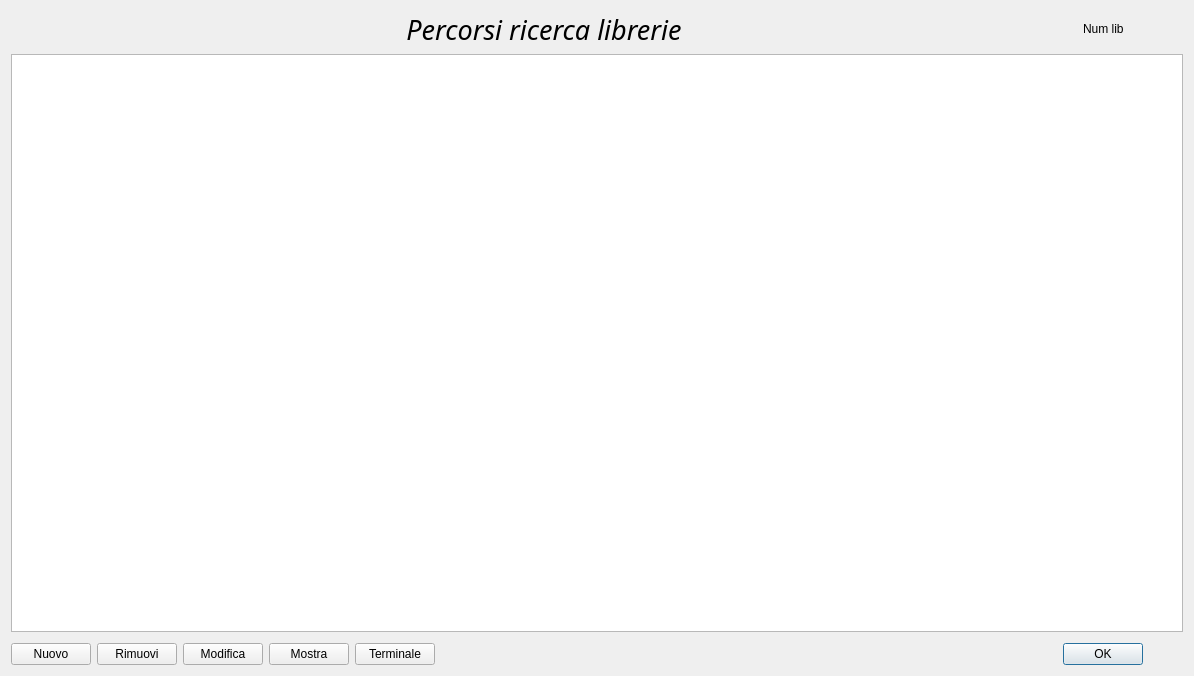
<?xml version="1.0" encoding="UTF-8"?>
<ui version="4.0">
 <class>SearchPathManager</class>
 <widget class="QDialog" name="SearchPathManager">
  <property name="geometry">
   <rect>
    <x>0</x>
    <y>0</y>
    <width>1194</width>
    <height>676</height>
   </rect>
  </property>
  <property name="windowTitle">
   <string>Dialog</string>
  </property>
  <layout class="QVBoxLayout" name="verticalLayout_2">
   <item>
    <layout class="QVBoxLayout" name="verticalLayout">
     <item>
      <layout class="QHBoxLayout" name="horizontalLayout_2">
       <item>
        <widget class="QLabel" name="label">
         <property name="font">
          <font>
           <family>Ubuntu Mono</family>
           <pointsize>20</pointsize>
           <italic>true</italic>
          </font>
         </property>
         <property name="text">
          <string>Percorsi ricerca librerie</string>
         </property>
         <property name="alignment">
          <set>Qt::AlignCenter</set>
         </property>
        </widget>
       </item>
       <item>
        <widget class="QLabel" name="librariesCount">
         <property name="maximumSize">
          <size>
           <width>100</width>
           <height>20</height>
          </size>
         </property>
         <property name="text">
          <string>Num lib</string>
         </property>
        </widget>
       </item>
      </layout>
     </item>
     <item>
      <widget class="QListWidget" name="pathList"/>
     </item>
     <item>
      <spacer name="verticalSpacer">
       <property name="orientation">
        <enum>Qt::Vertical</enum>
       </property>
       <property name="sizeType">
        <enum>QSizePolicy::Preferred</enum>
       </property>
       <property name="sizeHint" stdset="0">
        <size>
         <width>20</width>
         <height>5</height>
        </size>
       </property>
      </spacer>
     </item>
     <item>
      <layout class="QHBoxLayout" name="horizontalLayout">
       <property name="sizeConstraint">
        <enum>QLayout::SetFixedSize</enum>
       </property>
       <item>
        <widget class="QPushButton" name="addPath">
         <property name="text">
          <string>Nuovo</string>
         </property>
        </widget>
       </item>
       <item>
        <widget class="QPushButton" name="removePath">
         <property name="text">
          <string>Rimuovi</string>
         </property>
        </widget>
       </item>
       <item>
        <widget class="QPushButton" name="editCurrent">
         <property name="text">
          <string>Modifica</string>
         </property>
        </widget>
       </item>
       <item>
        <widget class="QPushButton" name="showInBrowser">
         <property name="text">
          <string>Mostra</string>
         </property>
        </widget>
       </item>
       <item>
        <widget class="QPushButton" name="openInTerminal">
         <property name="text">
          <string>Terminale</string>
         </property>
        </widget>
       </item>
       <item>
        <widget class="QDialogButtonBox" name="buttonBox">
         <property name="orientation">
          <enum>Qt::Horizontal</enum>
         </property>
         <property name="standardButtons">
          <set>QDialogButtonBox::Ok</set>
         </property>
        </widget>
       </item>
       <item>
        <spacer name="horizontalSpacer">
         <property name="orientation">
          <enum>Qt::Horizontal</enum>
         </property>
         <property name="sizeType">
          <enum>QSizePolicy::Preferred</enum>
         </property>
         <property name="sizeHint" stdset="0">
          <size>
           <width>40</width>
           <height>20</height>
          </size>
         </property>
        </spacer>
       </item>
      </layout>
     </item>
    </layout>
   </item>
  </layout>
 </widget>
 <resources/>
 <connections>
  <connection>
   <sender>buttonBox</sender>
   <signal>accepted()</signal>
   <receiver>SearchPathManager</receiver>
   <slot>accept()</slot>
   <hints>
    <hint type="sourcelabel">
     <x>248</x>
     <y>254</y>
    </hint>
    <hint type="destinationlabel">
     <x>157</x>
     <y>274</y>
    </hint>
   </hints>
  </connection>
  <connection>
   <sender>buttonBox</sender>
   <signal>rejected()</signal>
   <receiver>SearchPathManager</receiver>
   <slot>reject()</slot>
   <hints>
    <hint type="sourcelabel">
     <x>316</x>
     <y>260</y>
    </hint>
    <hint type="destinationlabel">
     <x>286</x>
     <y>274</y>
    </hint>
   </hints>
  </connection>
 </connections>
</ui>
